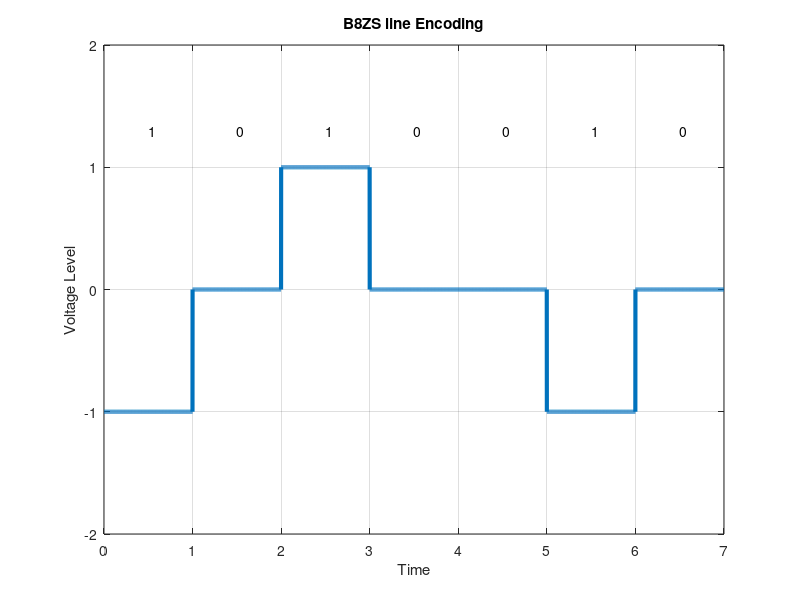

Source code (MATLAB):
clc
clear
close all;

%bits = input('prompt');
bits=[1 0 1 0 0 1 0];
bitrate = 1;
n = 1000;
T = length(bits)/bitrate;
N = n*length(bits);
dt = T/N;
t = 0:dt:T;
x = zeros(1,length(t));
lastbit = 1;
for i=1:length(bits)
  if bits(i)==1
    x((i-1)*n+1:i*n) = -lastbit;
    lastbit = -lastbit;
  end
end
plot(t, x, 'Linewidth', 3);
axis([0 t(end) -2 2]);
xlabel('Time')
ylabel('Voltage Level');
title('B8ZS line Encoding')
grid on;
for i=0 :length(bits)-1
    txt = num2str(bits(i+1));
    text(i+.5, 1.3, txt);
end
counter = 0;
lastbit = 1;
for i = 1:length(t)
  if t(i)>counter
    counter = counter + 1;
    if x(i)==-lastbit
      result(counter) = 1;
      lastbit = -lastbit;
    else result(counter) = 0;
    end
  end
end
disp('AMI Decoding:');
disp(result);